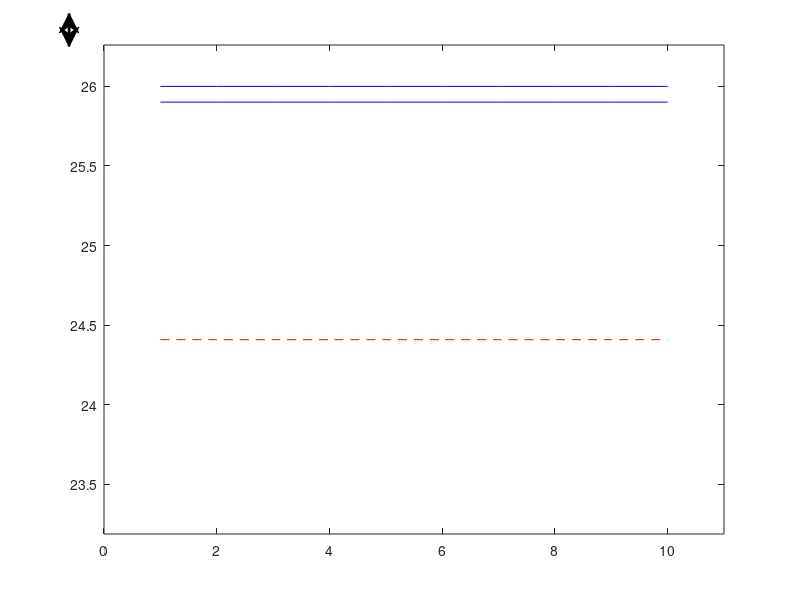

Reproduce this figure in MATLAB.
Xp_upper = 24.4090;Xp_lower = 21.9372;
Xpu_upper = 25.9012 ;Xpu_lower = 22.9167;
Xth = 24.4;
X0 = 26;
x_miritx = [Xp_upper,Xpu_upper,X0];
% xlim([0 10])
% ylim([-0.4 0.8])
x = 1:10;
y = x_miritx(1)+zeros(10,1);
plot(x,y,'--r'); %蓝色线
hold on;
y = x_miritx(2)+zeros(10,1);
plot(x,y,'-b') ;%蓝色线
hold on;
y = x_miritx(3)+zeros(10,1);
p = plot(x,y,'-b'); %蓝色线
hold on;
rectangle('Position',[1 2 5 6])
rymax = 1.01*max(x_miritx);
rymin = 0.95*min(x_miritx);

axis([0 11 rymin rymax]);
annotation('doublearrow',[0.95/11,0.95/11],[24.45/26.5,25.9/26.5],'LineStyle','-',...
    'color','k','LineWidth',2);
